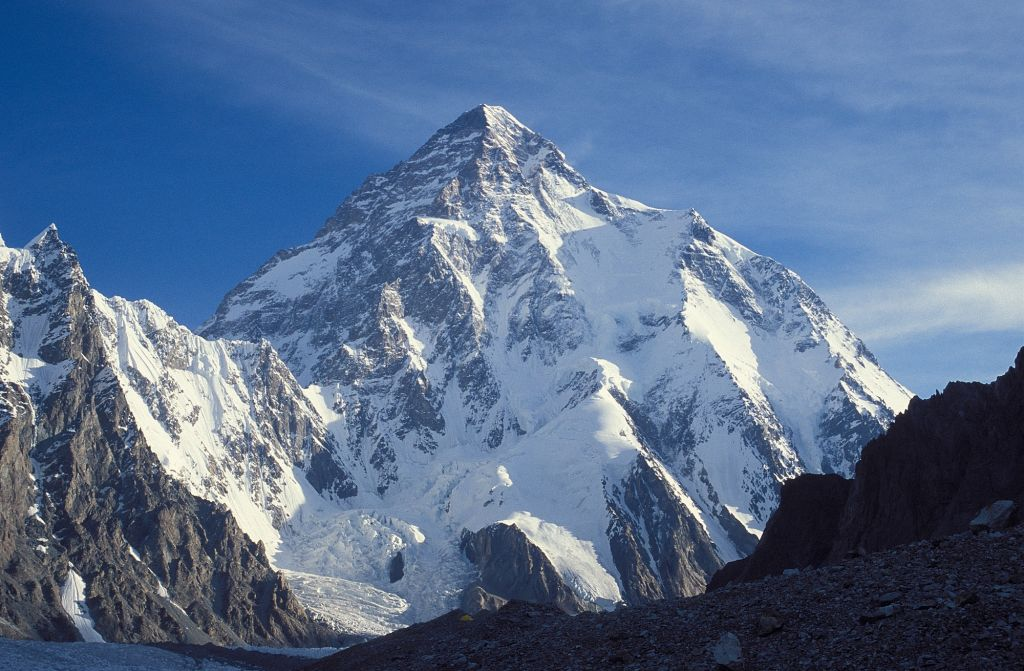
#> input picture test_images/APrettyFuckinMountainDawg.jpg, 1024 x 671 px, given in place of the camera
$ python Part2.py
#> lines starting #> are read from the running program, lines starting #| are printed output that depends on the picture; after the words box and inside, x2 and y2 are one past the last pixel; in counts of white or black regions, pixels touching at a corner belong together
import cv2
import numpy

# Global variables

escape_key_id = 27


# Utility methods

def get_time_weighted_average_of_image(
    image,
    weighted_average):
    blurred_image = blur_image(image)
    cv2.accumulateWeighted(
        blurred_image,
        weighted_average,
        0.32)
    tracked_motion = cv2.convertScaleAbs(weighted_average)
    tracked_motion = cv2.absdiff(
        tracked_motion,
        blurred_image)
    return tracked_motion

def blur_image(image):
    kernel_dimension = 5
    kernel = numpy.ones(
        (kernel_dimension, kernel_dimension),
        numpy.float32) / (kernel_dimension * kernel_dimension)
    blurred_image = cv2.filter2D(
        image,
        -1,
        kernel)
    return blurred_image

def get_thresholded_grayscale_image(image):
    tracked_motion = cv2.cvtColor(
        image,
        cv2.COLOR_BGR2GRAY)
    _, low_threshold = cv2.threshold(
        tracked_motion,
        10,
        63,
        cv2.THRESH_BINARY)
    blurred_threshold = blur_image(low_threshold)
    _, high_threshold = cv2.threshold(
        blurred_threshold,
        0,
        51,
        cv2.THRESH_BINARY)
    return high_threshold

def get_contours(grayscale_image):
    contours, _ = cv2.findContours(
        grayscale_image,
        cv2.RETR_EXTERNAL,
        cv2.CHAIN_APPROX_SIMPLE)
    large_contours = []
    for contour in contours:
        if (cv2.contourArea(contour) > 80):
            large_contours.append(contour)
    return contours

def draw_contours(
    image,
    contours):
    new_image = image.copy()
    cv2.drawContours(
        new_image,
        contours,
        -1,
        (255, 0, 0),
        1)
    return new_image

def draw_bounding_boxes(
    image,
    contours):
    new_image = image.copy()
    for contour in contours:
        x, y, w, h = cv2.boundingRect(contour)
        area = w * h
        if (area > 4000):
            new_image = cv2.rectangle(
                new_image,
                (x, y),
                (x + w, y + h),
                (255, 255, 0),
                2)
    return new_image


# Program starts here

video_feed = cv2.VideoCapture(0)
status, image = video_feed.read()
#> image is the input picture: shape (671, 1024, 3); mean B, G, R 143.2, 111.1, 88.5
weighted_average = numpy.float32(image)

while True:
    _, image = video_feed.read()

    time_weighted_average = get_time_weighted_average_of_image(
        image,
        weighted_average)
#> in get_time_weighted_average_of_image, `tracked_motion = cv2.absdiff( tracked_motion, blurred_image)`:
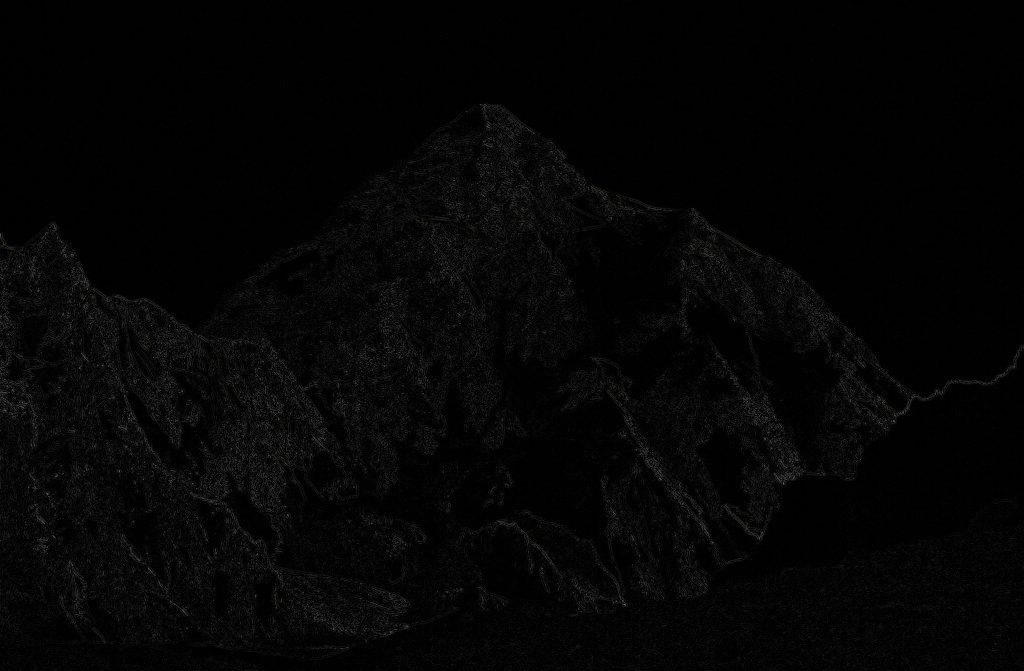
#> tracked_motion: shape (671, 1024, 3); mean B, G, R 4.9, 4.9, 4.9
    thresholded_grayscale_image = get_thresholded_grayscale_image(
        time_weighted_average)
#> in get_thresholded_grayscale_image, `_, low_threshold = cv2.threshold( tracked_motion, 10, 63, cv2.THRESH_B..`:
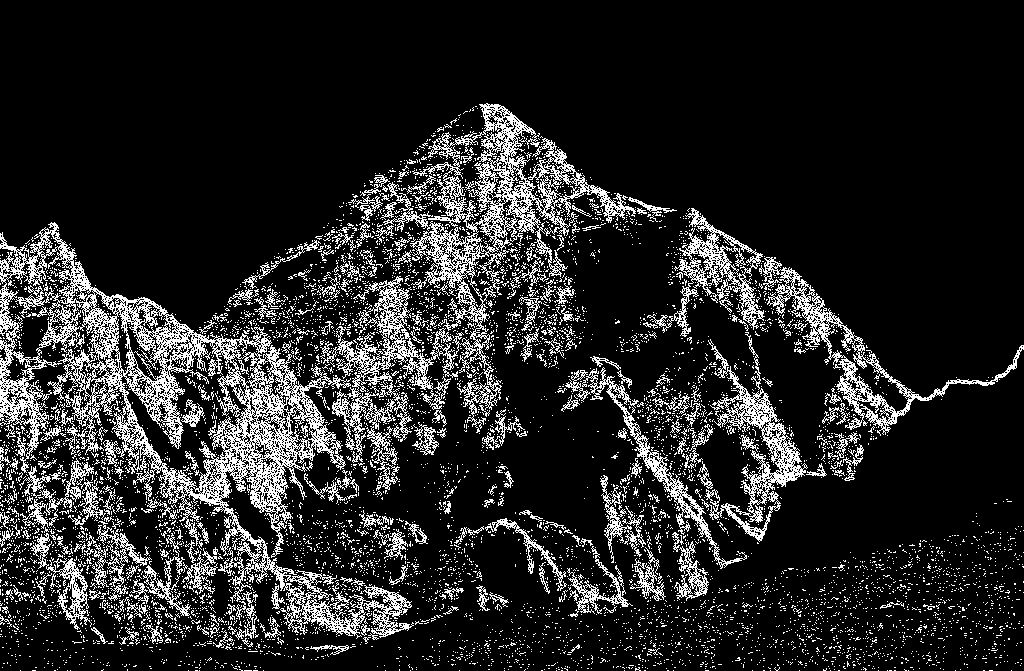
#> low_threshold: shape (671, 1024); values 0 (black) and 63 (white), 15.1% white in thin lines or dots, all inside (x1, y1, x2, y2) = (0, 103, 1024, 671)
#> in blur_image (call 2), `blurred_image = cv2.filter2D( image, -1, kernel)`:
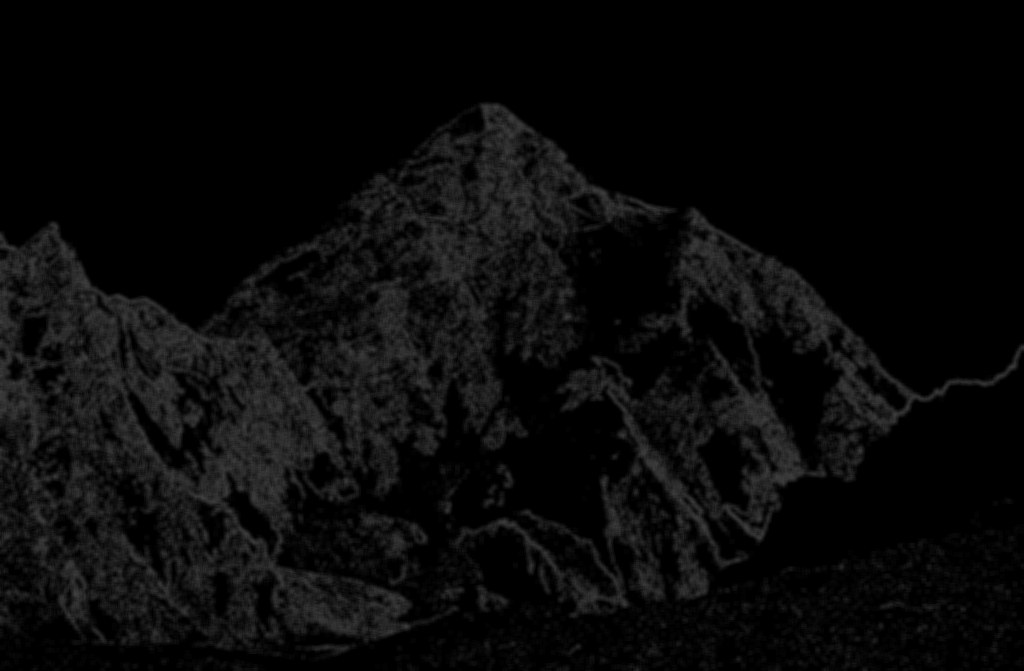
#> blurred_image: shape (671, 1024); min 0, max 63, mean 9.6
#> in get_thresholded_grayscale_image, `_, high_threshold = cv2.threshold( blurred_threshold, 0, 51, cv2.THRES..`:
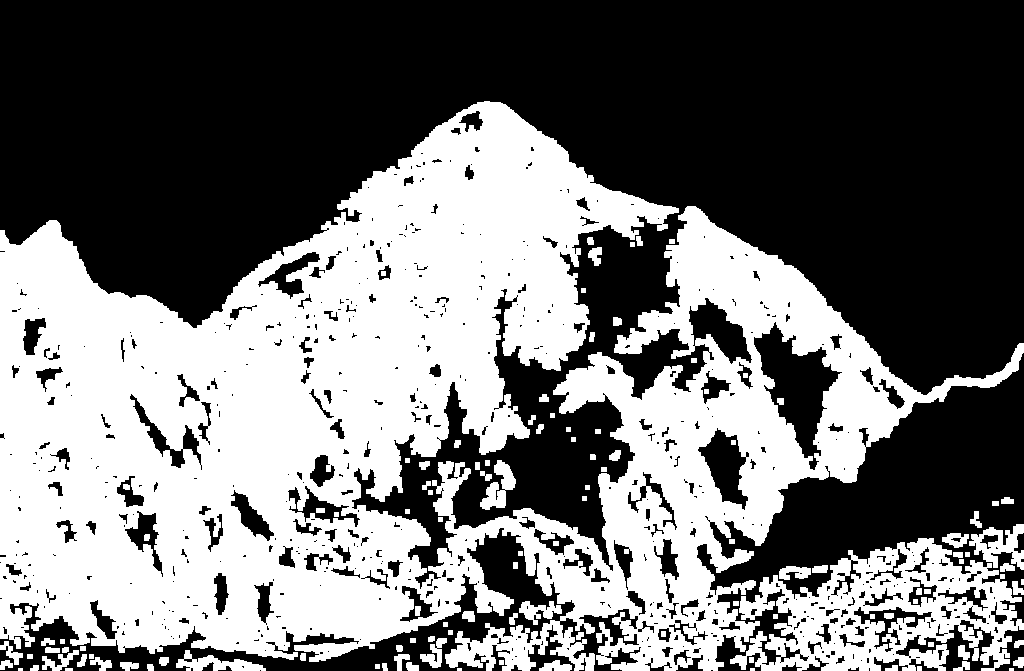
#> high_threshold: shape (671, 1024); values 0 (black) and 51 (white), 44.6% white; 116 white regions (5 under 20 px)
    contours = get_contours(thresholded_grayscale_image)
#> in get_contours, `contours, _ = cv2.findContours( grayscale_image, cv2.RETR_EXTERNAL, cv..`: contours = 99 contours, 28 with area under 20; largest, box (x1, y1, x2, y2) and area: (0, 101, 1024, 671) 301330, (730, 538, 1024, 671) 22708, (969, 524, 1024, 570) 1176, (176, 650, 266, 671) 759, (480, 460, 516, 510) 754
#> the loop in get_contours, `for contour in contours:` made 99 passes
#> contour on passes 1, 2, 3, 4, 5, 6, 9, 16, 19, 23, 25, 31: [[1009, 668], [1009, 670], [1013, 670], [1013, 668]], [[750, 668], [750, 670], [754, 670], [754, 668]], [[457, 668], [457, 670], [461, 670], [461, 668]], [[65, 668], [65, 670], [72, 670], [72, 668]], [[18, 668], [18, 670], [22, 670], [22, 668]], [[917, 666], [917, 670], [921, 670], [921, 666]], [[375, 664], [375, 668], [379, 668], [379, 664]], [[499, 660], [499, 664], [503, 664], [503, 660]], [[749, 657], [749, 662], [753, 662], [753, 657]], [[89, 654], [89, 658], [93, 658], [93, 654]], [[27, 654], [27, 658], [32, 658], [32, 654]], [[80, 646], [80, 650], [85, 650], [85, 646]]
#> after the loop in get_contours, `for contour in contours:`: large_contours = 20 contours; largest, box (x1, y1, x2, y2) and area: (0, 101, 1024, 671) 301330, (730, 538, 1024, 671) 22708, (969, 524, 1024, 570) 1176, (176, 650, 266, 671) 759, (480, 460, 516, 510) 754
    image_with_contours = draw_contours(
        thresholded_grayscale_image,
        contours)
#> in draw_contours, `cv2.drawContours( new_image, contours, -1, (255, 0, 0), 1)`:
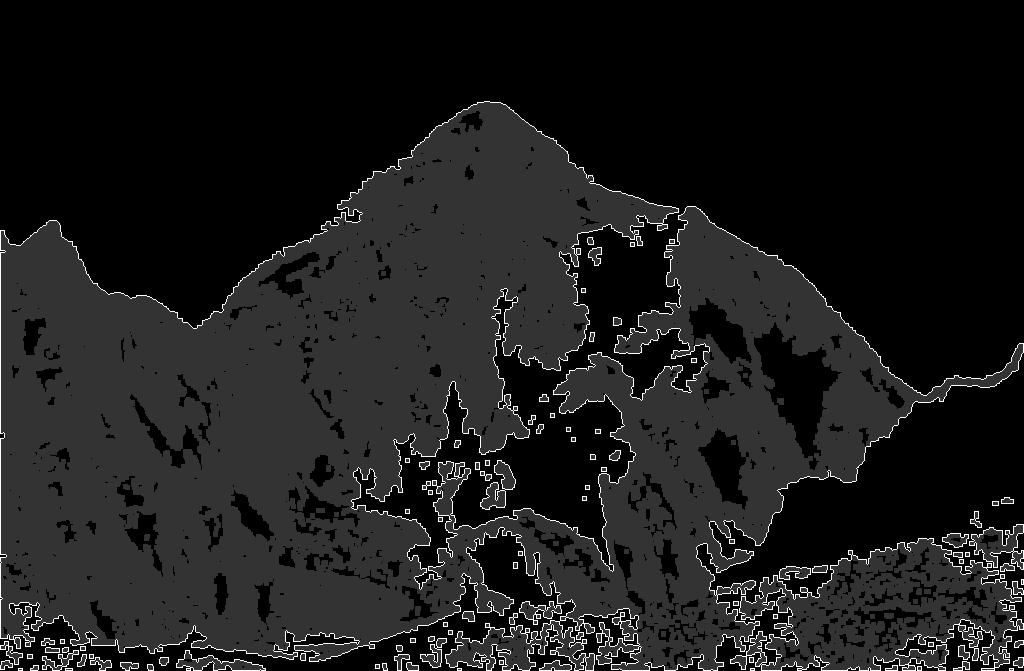
#> new_image: shape (671, 1024); 2.38% of pixels changed, all inside (x1, y1, x2, y2) = (0, 101, 1024, 671)
    image_with_bounding_boxes = draw_bounding_boxes(
        image,
        contours)
#> the loop in draw_bounding_boxes, `for contour in contours:` made 99 passes
#> (x, y, w, h, area) on passes 7, 8, 10, 11, 12, 13, 14, 15, 17, 18, 20, 21: (885, 665, 13, 6, 78), (30, 665, 9, 6, 54), (147, 664, 7, 7, 49), (382, 663, 6, 8, 48), (406, 662, 13, 9, 117), (120, 662, 19, 9, 171), (953, 661, 17, 10, 170), (539, 660, 33, 11, 363), (0, 660, 13, 10, 130), (1013, 657, 11, 11, 121), (159, 657, 10, 9, 90), (90, 657, 22, 14, 308)
#> (contour, x, y, w, h, area) on passes 4, 6, 9, 16, 19, 23: ([[65, 668], [65, 670], [72, 670], [72, 668]], 65, 668, 8, 3, 24), ([[917, 666], [917, 670], [921, 670], [921, 666]], 917, 666, 5, 5, 25), ([[375, 664], [375, 668], [379, 668], [379, 664]], 375, 664, 5, 5, 25), ([[499, 660], [499, 664], [503, 664], [503, 660]], 499, 660, 5, 5, 25), ([[749, 657], [749, 662], [753, 662], [753, 657]], 749, 657, 5, 6, 30), ([[89, 654], [89, 658], [93, 658], [93, 654]], 89, 654, 5, 5, 25)
#> after the loop in draw_bounding_boxes, `for contour in contours:`:
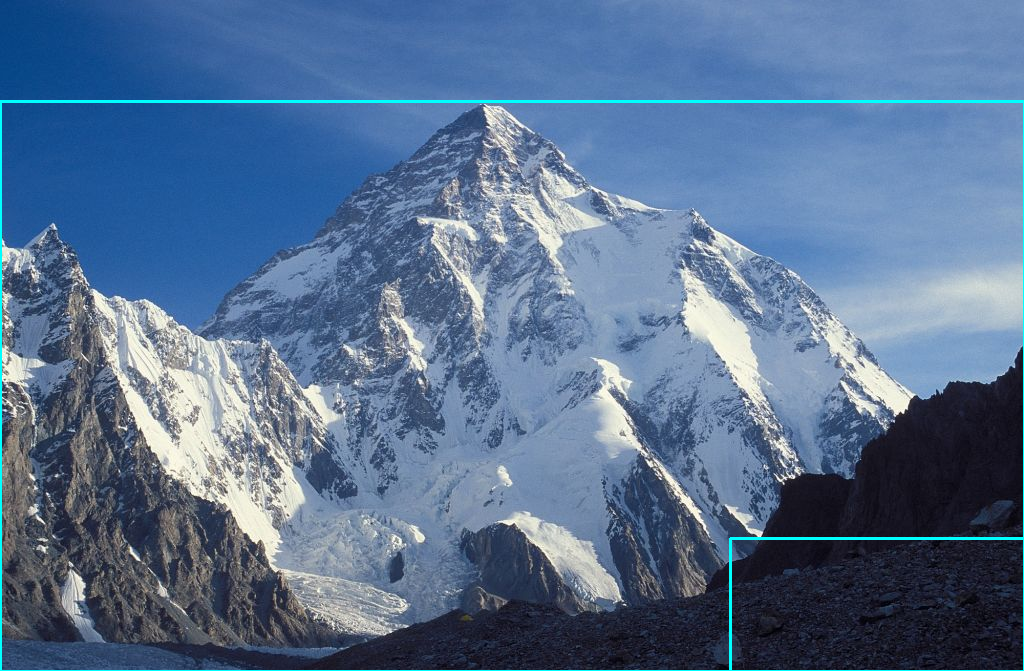
#> new_image: shape (671, 1024, 3); 1.03% of pixels changed, all inside (x1, y1, x2, y2) = (0, 100, 1024, 671)


    cv2.imshow(
        "Tracked Movement",
        image_with_bounding_boxes)
    cv2.imshow(
        "Thresholded Grayscale",
        thresholded_grayscale_image)
    cv2.imshow(
        "Contours",
        image_with_contours)

    selectedKeyID = cv2.waitKey(1)
#> (key Esc is pressed here)
    if selectedKeyID == escape_key_id:
        break

cv2.destroyAllWindows()
